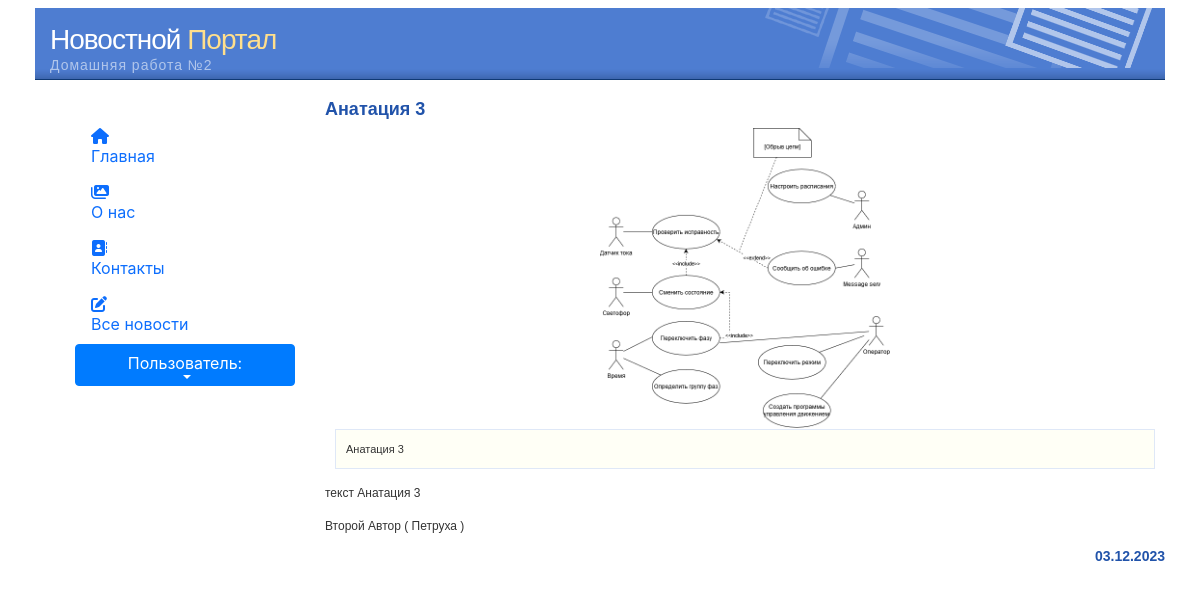
/news/show/, run on an earlier commit of the app's database.
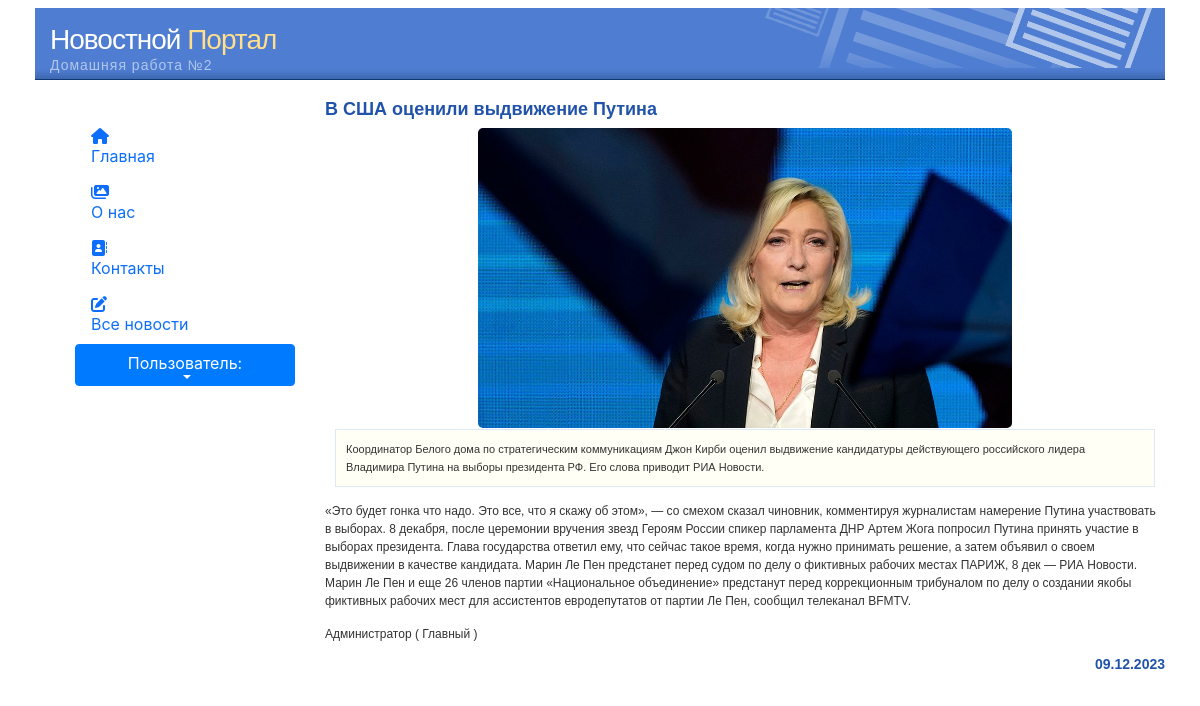
And on a later commit of the database.
### news/models.py (models this page shows, shortened)
class Article(models.Model):
    categories = (('E','Economics'),
                  ('S','Science'),
                  ('IT','IT'))
    author = models.ForeignKey(User, on_delete=models.SET_NULL, null=True, verbose_name='Автор')
    title = models.CharField('Заголовок', max_length=50, default='')
    anouncement = models.TextField('Аннотация', max_length=250)
    text = models.TextField('Текст новости')
    date = models.DateTimeField('Дата создания', auto_now=True)
    category = models.CharField(choices=categories, max_length=50, default='', verbose_name='Категория')
    tags = models.ManyToManyField(to=Tag, blank=True, verbose_name='Тэги')
    slug = models.SlugField()
    class Meta:
        ordering = ['title', 'date']
        verbose_name = 'Новость'
        verbose_name_plural = 'Новости'

class Image(models.Model):
    article = models.ForeignKey(Article, on_delete=models.CASCADE)
    name = models.CharField(max_length=50, blank=True)
    image = models.ImageField(upload_to='article_images/')

### news/views.py (the view)
# urls.py: path('', views.index, name='home'),
def index(request):
    article = Article.objects.latest("id")
    context = {'article':article}
    return render(request,'news/index.html',context)

### news/templates/news/index.html (shortened to what this page needs)
{% extends 'home01/index.html' %}
{% load static %}
{% load bootstrap5 %}
{% block content %}
<link rel="stylesheet" href="https://maxcdn.bootstrapcdn.com/bootstrap/4.0.0/css/bootstrap.min.css"
>
             <div id="content">
                    <h3>{{ article.title }}</h3>
             {% if article.image_set.all %}
              <div class="row">
                <div id="carouselControls" class="carousel slide" data-ride="carousel" style="display: inline-block;">
                    <div class="carousel-inner" role="listbox" style=" width:auto; height: 300px; !important;">
                        {% for image in article.image_set.all %}
                        <div class="carousel-item {% if forloop.counter == 1 %} active {% endif %}">
                            <img class="d-block" src="{{ image.image.url }}"
                                 style="margin:auto; height:300px; width:auto; border-radius:5px;">
                        </div>
                        {% endfor %}
                    </div>
                    <a class="carousel-control-prev" href="#carouselControls" role="button" data-slide="prev">
                    </a>
                    <a class="carousel-control-next" href="#carouselControls" role="button" data-slide="next">
                    </a>
                </div>
              </div>
                {% endif%}
                    <div class='featurebox_side'>{{ article.anouncement }}</div>
                    <p>{{ article.text }}</p>
                    <p>{{ article.author.first_name }} ( {{ article.author.last_name }} )</p>
                    <h4 align="right">{{ article.date|date:"d.m.Y" }}</h4>
            </div>
{% endblock %}

What changed in the data, as far as the page shows it:
no longer on this page (row edited): Article: title "Анатация 3", anouncement "Анатация 3", text "текст Анатация 3", author.first_name "Второй Автор", author.last_name "Петруха", date "03.12.2023"
no longer on this page (row unchanged): Image: image (picture)
added Article: title "В США оценили выдвижение Путина", anouncement "Координатор Белого дома по стратегическим коммуникациям Джон Кирби оценил выдвижение кандидатуры действующего российского лидера Владимира Путина на выборы президента РФ. Его слова приводит РИА Новости.", text "«Это будет гонка что надо. Это все, что я скажу об этом», — со смехом сказал чиновник, комментируя журналистам намерение Путина участвовать в выборах. 8 декабря, после церемонии вручения звезд Героям России спикер парламента ДНР Артем Жога попросил Путина принять участие в выборах президента. Глава государства ответил ему, что сейчас такое время, когда нужно принимать решение, а затем объявил о своем выдвижении в качестве кандидата. Марин Ле Пен предстанет перед судом по делу о фиктивных рабочих местах ПАРИЖ, 8 дек — РИА Новости. Марин Ле Пен и еще 26 членов партии «Национальное объединение» предстанут перед коррекционным трибуналом по делу о создании якобы фиктивных рабочих мест для…", author.first_name "Администратор", author.last_name "Главный", date "09.12.2023"
added Image: image (picture)
